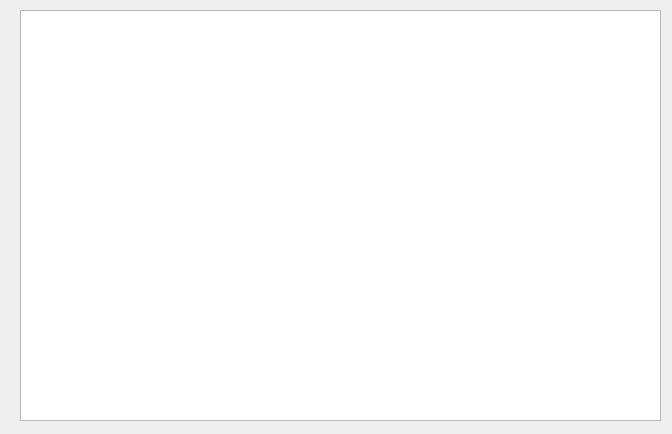
<?xml version="1.0" encoding="UTF-8"?>
<ui version="4.0">
 <class>Dialog</class>
 <widget class="QDialog" name="Dialog">
  <property name="geometry">
   <rect>
    <x>0</x>
    <y>0</y>
    <width>672</width>
    <height>434</height>
   </rect>
  </property>
  <property name="windowTitle">
   <string>Dialog</string>
  </property>
  <widget class="QTextBrowser" name="textBrowser">
   <property name="geometry">
    <rect>
     <x>20</x>
     <y>10</y>
     <width>641</width>
     <height>411</height>
    </rect>
   </property>
  </widget>
 </widget>
 <resources/>
 <connections/>
</ui>
